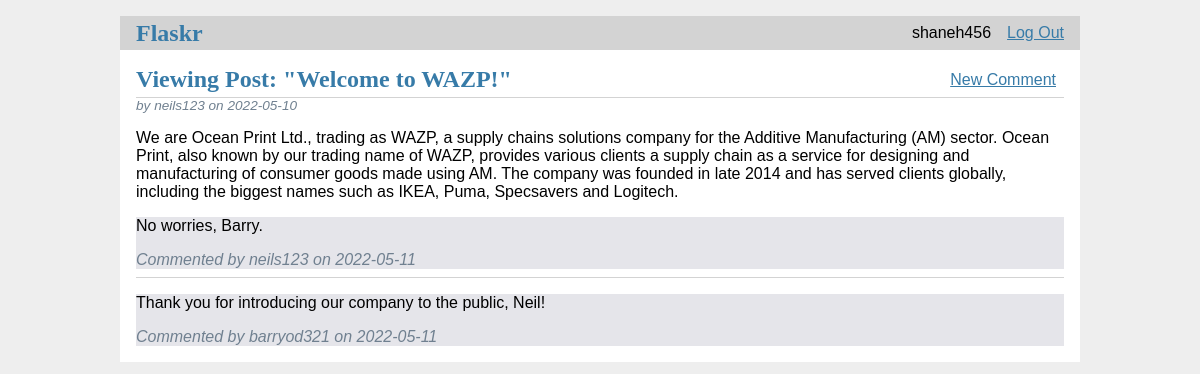
/1/viewPost (signed in), run on the app's committed database.
### tables this page shows
CREATE TABLE user (
  id INTEGER PRIMARY KEY AUTOINCREMENT,
  username TEXT UNIQUE NOT NULL,
  password TEXT NOT NULL
);

CREATE TABLE post (
  id INTEGER PRIMARY KEY AUTOINCREMENT,
  author_id INTEGER NOT NULL,
  created TIMESTAMP NOT NULL DEFAULT CURRENT_TIMESTAMP,
  title TEXT NOT NULL,
  body TEXT NOT NULL,
  FOREIGN KEY (author_id) REFERENCES user (id)
);

CREATE TABLE comment (
  id INTEGER PRIMARY KEY AUTOINCREMENT,
  post_id INTEGER NOT NULL,
  author_id INTEGER NOT NULL,
  created TIMESTAMP NOT NULL DEFAULT CURRENT_TIMESTAMP,
  comment TEXT NOT NULL,
  FOREIGN KEY (post_id) REFERENCES post (id),
  FOREIGN KEY (author_id) REFERENCES user (id)
);

### flaskr/blog.py (the view)
@bp.route('/<int:id>/viewPost')
def viewPost(id):
    post = get_post(id)
    comments = get_comments(id)
    return render_template('blog/viewPost.html', post=post, comments=comments)

### flaskr/auth.py (called while the page is built)
@bp.before_app_request
def load_logged_in_user():
    user_id = session.get('user_id')
    if user_id is None:
        g.user = None
    else:
        g.user = get_db().execute(
            'SELECT * FROM user WHERE id = ?', (user_id,)
        ).fetchone()

### flaskr/blog.py (called while the page is built)
def get_post(id):   #(..., check_author=True)
    post = get_db().execute(
        'SELECT p.id, title, body, created, author_id, username'
        ' FROM post p JOIN user u ON p.author_id = u.id'
        ' WHERE p.id = ?',
        (id,)
    ).fetchone()
    if post is None:
        abort(404, f"Post id {id} doesn't exist.")
    return post

def get_comments(id):
    db = get_db()
    comments = db.execute(
        'SELECT c.id, comment, c.post_id, c.created, c.author_id, username'
        ' FROM comment c JOIN user u on c.author_id = u.id'
        ' WHERE c.post_id = ?'
        ' ORDER BY c.created DESC',
        (id,)
    ).fetchall()
    return comments

### flaskr/db.py (called while the page is built)
def get_db():
    if 'db' not in g:
        g.db = sqlite3.connect(
            current_app.config['DATABASE'],
            detect_types=sqlite3.PARSE_DECLTYPES
        )
        g.db.row_factory = sqlite3.Row
    return g.db

### flaskr/templates/blog/viewPost.html (shortened to what this page needs)
{% extends 'base.html' %}
{% block header %}
  <h1>{% block title %}Viewing Post: "{{ post['title'] }}"{% endblock %}</h1>
  {% if g.user %}
    <a class="action" href="{{ url_for('blog.createComment', id=post['id']) }}">New Comment</a>
  {% endif %}
{% endblock %}
{% block content %}
    <article class="post">
      <header>
        <div>
          <div class="about">by {{ post['username'] }} on {{ post['created'].strftime('%Y-%m-%d') }}</div>
        </div>
      </header>
      <p class="body">{{ post['body'] }}</p>
    {% for comment in comments %}
        <article class="comments">
            <div>
              <p class="comments">{{ comment['comment'] }}</p>
              <div class="about">Commented by {{ comment['username'] }} on {{ comment['created'].strftime('%Y-%m-%d') }}</div>
            </div>
        </article>
        {% if not loop.last %}
          <hr>
        {% endif %}
    {% endfor %}
    </article>
{% endblock %}

### flaskr/templates/base.html (shortened to what this page needs)
<!doctype html>
<link rel="stylesheet" href="{{ url_for('static', filename='style.css')
}}">
<nav>
    <h1><a href="{{ url_for('blog.index') }}">Flaskr</a></h1>
  <ul>
    {% if g.user %}
      <li><span>{{ g.user['username'] }}</span>
      <li><a href="{{ url_for('auth.logout') }}">Log Out</a>
    {% else %}
      <li><a href="{{ url_for('auth.register') }}">Register</a>
      <li><a href="{{ url_for('auth.login') }}">Log In</a>
    {% endif %}
  </ul>
</nav>
<section class="content">
  <header>
    {% block header %}{% endblock %}
  </header>
  {% block content %}{% endblock %}
</section>

### flaskr/static/style.css (style rules this page uses)
h1 { font-family: serif; color: #377ba8; margin: 1rem 0; }
a { color: #377ba8; }
hr { border: none; border-top: 1px solid lightgray; }
nav { background: lightgray; display: flex; align-items: center; padding: 0 0.5rem; }
nav h1 { flex: auto; margin: 0; }
nav h1 a { text-decoration: none; padding: 0.25rem 0.5rem; }
nav ul { display: flex; list-style: none; margin: 0; padding: 0; }
nav ul li a, nav ul li span, header .action { display: block; padding: 0.5rem; }
.content { padding: 0 1rem 1rem; }
.content > header { border-bottom: 1px solid lightgray; display: flex; align-items: flex-end; }
.content > header h1 { flex: auto; margin: 1rem 0 0.25rem 0; }
.post > header { display: flex; align-items: flex-end; font-size: 0.85em; }
.post > header > div:first-of-type { flex: auto; }
.post .about { color: slategray; font-style: italic; }
.post .body { white-space: pre-line; }
.content:last-child { margin-bottom: 0; }
article.comments { align-items: flex-start; background-color: #e5e5ea; color: #000; }
article.comments:before { border-bottom-right-radius: 0.8rem 0.7rem; border-left: 1rem solid #e5e5ea; left: -0.35rem; transform: translate(0, -0.1rem); }

### data on the page
user: user.username "shaneh456"
post: title "Welcome to WAZP!", created "2022-05-10", body "We are Ocean Print Ltd., trading as WAZP, a supply chains solutions company for the Additive Manufacturing (AM) sector. Ocean Print, also known by our trading name of WAZP, provides various clients a supply chain as a service for designing and manufacturing of consumer goods made using AM. The company was founded in late 2014 and has served clients globally, including the biggest names such as IKEA, Puma, Specsavers and Logitech."
user: username "neils123"
comment: comment "No worries, Barry.", username "neils123", created "2022-05-11"
comment: comment "Thank you for introducing our company to the public, Neil!", username "barryod321", created "2022-05-11"
